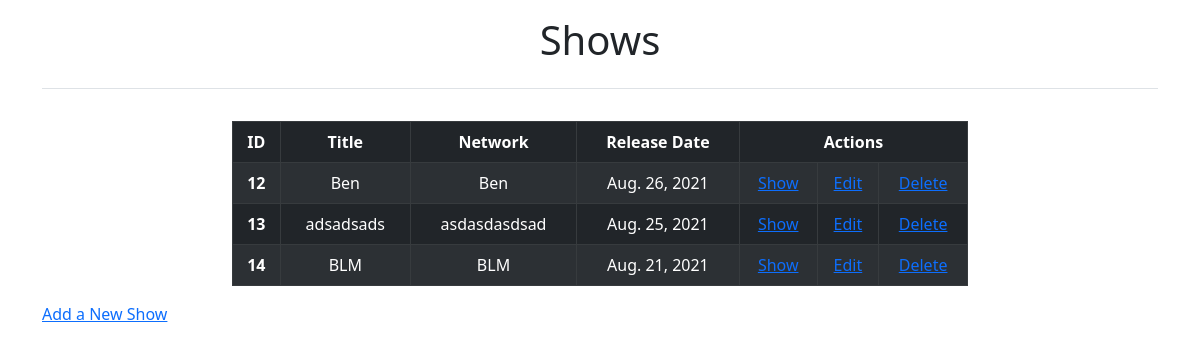
The app's page /, older data.
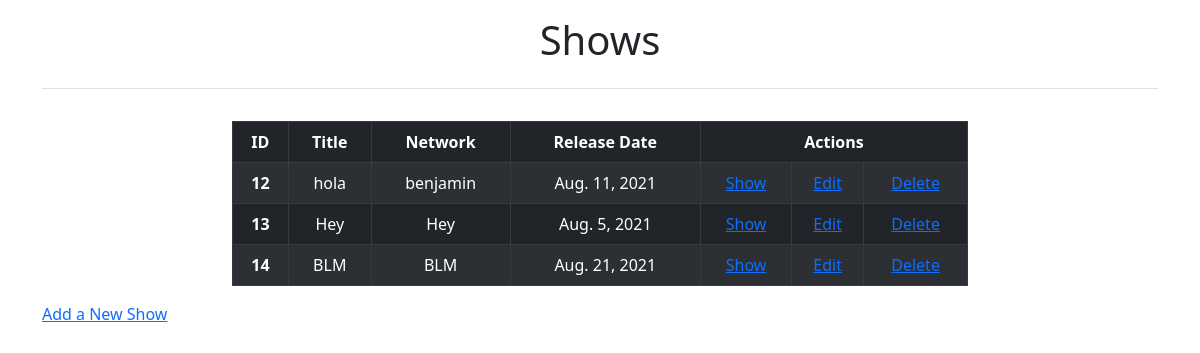
The same page, newer data.
### app/models.py (models this page shows, shortened)
class Show(models.Model):
    title = models.CharField(max_length=255)
    network= models.CharField(max_length=255)
    date= models.DateField()
    desc = models.CharField(max_length=255, default="")
    created_at = models.DateTimeField(auto_now_add=True)
    updated_at = models.DateTimeField(auto_now=True)

### app/views.py (the view)
# urls.py: path('', views.show),
def show(request) :
    context={
        "title": "Shows",
        "shows": Show.objects.all(),
    }
    return render (request, "shows.html", context)

### app/templates/shows.html (shortened to what this page needs)
<!DOCTYPE html>
<html lang="en">
<head>
    <link href="https://cdn.jsdelivr.net/npm/bootstrap@5.0.2/dist/css/bootstrap.min.css" rel="stylesheet">
</head>
<body>
    {% load static %}
    <div class="container">
        <header class="d-flex flex-wrap justify-content-center py-3 mb-4 border-bottom">
            <h1>{{title}}</h1>
        </header>
    </div>
    <div class="container">
        <div class="row">
            <div class="col-2"></div>
            <div class="col-8">
                <table class="table table-striped text-center table-bordered table-dark">
                    <thead>
                        <tr>
                            <th scope="col ">ID</th>
                            <th scope="col ">Title</th>
                            <th scope="col ">Network</th>
                            <th scope="col ">Release Date</th>
                            <th colspan="3" scope="col ">Actions</th>
                        </tr>
                    </thead>
                    <tbody class="text">
                        {% for s in shows %}
                        <tr>
                            <th scope="row">{{s.id}}</th>
                            <td>{{s.title}}</td>
                            <td>{{s.network}}</td>
                            <td>{{s.date}}</td>
                            <td><a href="{{s.id}}">Show</a></td>
                            <td><a href="{{s.id}}/edit">Edit</a></td>
                            <td><a href="{{s.id}}/destroy">Delete</a></td>
                        </tr>
                        {% endfor %}
                    </tbody>
                </table>
            </div>
        </div>
    </div>
    <div class="container">
        <a href="/shows/new">Add a New Show</a>
    </div>
</body>
</html>

Row changes from the older to the newer data that the page shows:
changed Show id 12: title "Ben" → "hola"; network "Ben" → "benjamin"; date "Aug. 26, 2021" → "Aug. 11, 2021"
changed Show id 13: title "adsadsads" → "Hey"; network "asdasdasdsad" → "Hey"; date "Aug. 25, 2021" → "Aug. 5, 2021"
